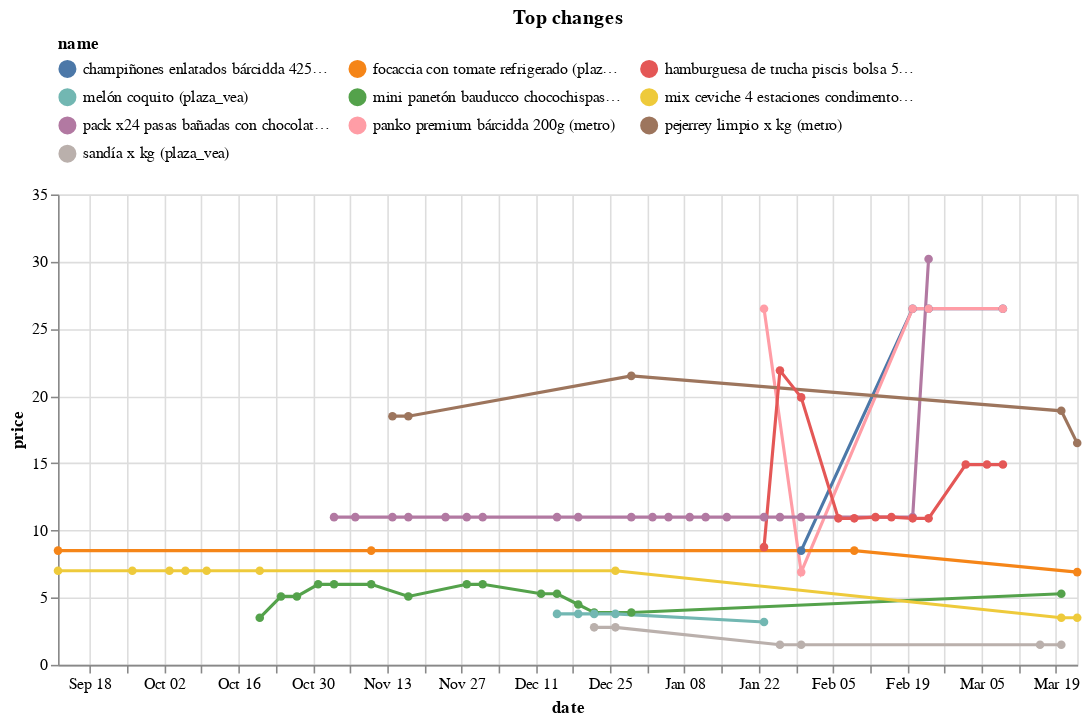

The cell this chart's notebook holds for it:
### Code cell
(top_changes
 .head(10)
 .drop('change', axis=1)
 .merge(df, on=['store','sku'])
 .pipe(alt.Chart)
 .mark_line(point=True)
 .encode(x='date', y='price', color='name', tooltip=['name','price'])
 .properties(width=650, title='Top changes')
 .configure_legend(orient='top', columns=3)
)

### Figure 1 — Vega-Lite specification as saved in the notebook (floating-point values rounded to 4 significant figures)
{"config": {"view": {"continuousWidth": 400, "continuousHeight": 300}, "legend": {"columns": 3, "orient": "top"}}, "data": {"name": "data-b4c3aaed41b79b5e8ff1bc3417ac4414"}, "mark": {"type": "line", "point": true}, "encoding": {"color": {"field": "name", "type": "nominal"}, "tooltip": [{"field": "name", "type": "nominal"}, {"field": "price", "type": "quantitative"}], "x": {"field": "date", "type": "temporal"}, "y": {"field": "price", "type": "quantitative"}}, "title": "Top changes", "width": 650, "$schema": "https://vega.github.io/schema/vega-lite/v4.17.0.json", "datasets": {"data-b4c3aaed41b79b5e8ff1bc3417ac4414": [{"store": "metro", "sku": 1017225, "brand": "Bárcidda", "uri": "https://www.metro.pe/champinones-enlatados-barcidda-425g-981118/p", "name": "champiñones enlatados bárcidda 425g (metro)", "price": 8.5, "category": "https://www.metro.pe/abarrotes/alimentos-en-conserva/vegetales-en-conserva", "date": "2023-01-30T00:00:00"}, {"store": "metro", "sku": 1017225, "brand": "Bárcidda", "uri": "https://www.metro.pe/champinones-enlatados-barcidda-425g-981118/p", "name": "champiñones enlatados bárcidda 425g (metro)", "price": 26.5, "category": "https://www.metro.pe/abarrotes/alimentos-en-conserva/vegetales-en-conserva", "date": "2023-02-23T00:00:00"}, {"store": "metro", "sku": 1017225, "brand": "Bárcidda", "uri": "https://www.metro.pe/champinones-enlatados-barcidda-425g-981118/p", "name": "champiñones enlatados bárcidda 425g (metro)", "price": 26.5, "category": "https://www.metro.pe/abarrotes/alimentos-en-conserva/vegetales-en-conserva", "date": "2023-03-09T00:00:00"}, {"store": "metro", "sku": 1017225, "brand": "Bárcidda", "uri": "https://www.metro.pe/champinones-enlatados-barcidda-425g-981118/p", "name": "champiñones enlatados bárcidda 425g (metro)", "price": 26.5, "category": "https://www.metro.pe/abarrotes/alimentos-en-conserva/vegetales-en-conserva", "date": "2023-02-20T00:00:00"}, {"store": "metro", "sku": 1017226, "brand": "Bárcidda", "uri": "https://www.metro.pe/panko-premium-barcidda-200g-981119/p", "name": "panko premium bárcidda 200g (metro)", "price": 6.9, "category": "https://www.metro.pe/abarrotes/condimentos-vinagres-y-comida-instantanea/salsas-y-bases-instantaneas", "date": "2023-01-30T00:00:00"}, {"store": "metro", "sku": 1017226, "brand": "Bárcidda", "uri": "https://www.metro.pe/panko-premium-barcidda-200g-981119/p", "name": "panko premium bárcidda 200g (metro)", "price": 26.5, "category": "https://www.metro.pe/abarrotes/condimentos-vinagres-y-comida-instantanea/salsas-y-bases-instantaneas", "date": "2023-02-23T00:00:00"}, {"store": "metro", "sku": 1017226, "brand": "Bárcidda", "uri": "https://www.metro.pe/panko-premium-barcidda-200g-981119/p", "name": "panko premium bárcidda 200g (metro)", "price": 26.5, "category": "https://www.metro.pe/abarrotes/condimentos-vinagres-y-comida-instantanea/salsas-y-bases-instantaneas", "date": "2023-01-23T00:00:00"}, {"store": "metro", "sku": 1017226, "brand": "Bárcidda", "uri": "https://www.metro.pe/panko-premium-barcidda-200g-981119/p", "name": "panko premium bárcidda 200g (metro)", "price": 26.5, "category": "https://www.metro.pe/abarrotes/condimentos-vinagres-y-comida-instantanea/salsas-y-bases-instantaneas", "date": "2023-03-09T00:00:00"}, {"store": "metro", "sku": 1017226, "brand": "Bárcidda", "uri": "https://www.metro.pe/panko-premium-barcidda-200g-981119/p", "name": "panko premium bárcidda 200g (metro)", "price": 26.5, "category": "https://www.metro.pe/abarrotes/condimentos-vinagres-y-comida-instantanea/salsas-y-bases-instantaneas", "date": "2023-02-20T00:00:00"}, {"store": "plaza_vea", "sku": 15150, "brand": "BAUDUCCO", "uri": null, "name": "mini panetón bauducco chocochispas caja 100g (plaza_vea)", "price": 5.29, "category": "https://www.plazavea.com.pe/panaderia-y-pasteleria", "date": "2022-12-15T00:00:00"}, {"store": "plaza_vea", "sku": 15150, "brand": "BAUDUCCO", "uri": null, "name": "mini panetón bauducco chocochispas caja 100g (plaza_vea)", "price": 3.89, "category": "https://www.plazavea.com.pe/panaderia-y-pasteleria", "date": "2022-12-29T00:00:00"}, {"store": "plaza_vea", "sku": 15150, "brand": "BAUDUCCO", "uri": "https://www.plazavea.com.pe/paneton-bauducco-gotas-de-chocolate-caja-100g/p", "name": "mini panetón bauducco chocochispas caja 100g (plaza_vea)", "price": 5.29, "category": "https://www.plazavea.com.pe/panaderia-y-pasteleria", "date": "2023-03-20T00:00:00"}, {"store": "plaza_vea", "sku": 15150, "brand": "BAUDUCCO", "uri": null, "name": "mini panetón bauducco chocochispas caja 100g (plaza_vea)", "price": 3.5, "category": "https://www.plazavea.com.pe/panaderia-y-pasteleria", "date": "2022-10-20T00:00:00"}, {"store": "plaza_vea", "sku": 15150, "brand": "BAUDUCCO", "uri": null, "name": "mini panetón bauducco chocochispas caja 100g (plaza_vea)", "price": 3.89, "category": "https://www.plazavea.com.pe/panaderia-y-pasteleria", "date": "2022-12-22T00:00:00"}, {"store": "plaza_vea", "sku": 15150, "brand": "BAUDUCCO", "uri": null, "name": "mini panetón bauducco chocochispas caja 100g (plaza_vea)", "price": 5.09, "category": "https://www.plazavea.com.pe/panaderia-y-pasteleria", "date": "2022-10-27T00:00:00"}, {"store": "plaza_vea", "sku": 15150, "brand": "BAUDUCCO", "uri": null, "name": "mini panetón bauducco chocochispas caja 100g (plaza_vea)", "price": 5.09, "category": "https://www.plazavea.com.pe/panaderia-y-pasteleria", "date": "2022-11-17T00:00:00"}, {"store": "plaza_vea", "sku": 15150, "brand": "BAUDUCCO", "uri": null, "name": "mini panetón bauducco chocochispas caja 100g (plaza_vea)", "price": 5.99, "category": "https://www.plazavea.com.pe/panaderia-y-pasteleria", "date": "2022-12-01T00:00:00"}, {"store": "plaza_vea", "sku": 15150, "brand": "BAUDUCCO", "uri": null, "name": "mini panetón bauducco chocochispas caja 100g (plaza_vea)", "price": 5.99, "category": "https://www.plazavea.com.pe/panaderia-y-pasteleria", "date": "2022-11-10T00:00:00"}, {"store": "plaza_vea", "sku": 15150, "brand": "BAUDUCCO", "uri": null, "name": "mini panetón bauducco chocochispas caja 100g (plaza_vea)", "price": 4.49, "category": "https://www.plazavea.com.pe/panaderia-y-pasteleria", "date": "2022-12-19T00:00:00"}, {"store": "plaza_vea", "sku": 15150, "brand": "BAUDUCCO", "uri": null, "name": "mini panetón bauducco chocochispas caja 100g (plaza_vea)", "price": 5.29, "category": "https://www.plazavea.com.pe/panaderia-y-pasteleria", "date": "2022-12-12T00:00:00"}, {"store": "plaza_vea", "sku": 15150, "brand": "BAUDUCCO", "uri": null, "name": "mini panetón bauducco chocochispas caja 100g (plaza_vea)", "price": 5.99, "category": "https://www.plazavea.com.pe/panaderia-y-pasteleria", "date": "2022-11-03T00:00:00"}, {"store": "plaza_vea", "sku": 15150, "brand": "BAUDUCCO", "uri": null, "name": "mini panetón bauducco chocochispas caja 100g (plaza_vea)", "price": 5.09, "category": "https://www.plazavea.com.pe/panaderia-y-pasteleria", "date": "2022-10-24T00:00:00"}, {"store": "plaza_vea", "sku": 15150, "brand": "BAUDUCCO", "uri": null, "name": "mini panetón bauducco chocochispas caja 100g (plaza_vea)", "price": 5.99, "category": "https://www.plazavea.com.pe/panaderia-y-pasteleria", "date": "2022-11-28T00:00:00"}, {"store": "plaza_vea", "sku": 15150, "brand": "BAUDUCCO", "uri": null, "name": "mini panetón bauducco chocochispas caja 100g (plaza_vea)", "price": 5.99, "category": "https://www.plazavea.com.pe/panaderia-y-pasteleria", "date": "2022-10-31T00:00:00"}, {"store": "plaza_vea", "sku": 1430, "brand": "4 ESTACIONES", "uri": "https://www.plazavea.com.pe/condimento-4-estaciones-mix-ceviche-frasco-80gr/p", "name": "mix ceviche 4 estaciones condimento frasco 80g (plaza_vea)", "price": 3.5, "category": "https://www.plazavea.com.pe/abarrotes", "date": "2023-03-20T00:00:00"}, {"store": "plaza_vea", "sku": 1430, "brand": "4 ESTACIONES", "uri": "https://www.plazavea.com.pe/condimento-4-estaciones-mix-ceviche-frasco-80gr/p", "name": "mix ceviche 4 estaciones condimento frasco 80g (plaza_vea)", "price": 7.0, "category": "https://www.plazavea.com.pe/abarrotes", "date": "2022-10-20T00:00:00"}, {"store": "plaza_vea", "sku": 1430, "brand": "4 ESTACIONES", "uri": "https://www.plazavea.com.pe/condimento-4-estaciones-mix-ceviche-frasco-80gr/p", "name": "mix ceviche 4 estaciones condimento frasco 80g (plaza_vea)", "price": 7.0, "category": "https://www.plazavea.com.pe/abarrotes", "date": "2022-09-12T00:00:00"}, {"store": "plaza_vea", "sku": 1430, "brand": "4 ESTACIONES", "uri": "https://www.plazavea.com.pe/condimento-4-estaciones-mix-ceviche-frasco-80gr/p", "name": "mix ceviche 4 estaciones condimento frasco 80g (plaza_vea)", "price": 7.0, "category": "https://www.plazavea.com.pe/abarrotes", "date": "2022-12-26T00:00:00"}, {"store": "plaza_vea", "sku": 1430, "brand": "4 ESTACIONES", "uri": "https://www.plazavea.com.pe/condimento-4-estaciones-mix-ceviche-frasco-80gr/p", "name": "mix ceviche 4 estaciones condimento frasco 80g (plaza_vea)", "price": 7.0, "category": "https://www.plazavea.com.pe/abarrotes", "date": "2022-10-06T00:00:00"}, {"store": "plaza_vea", "sku": 1430, "brand": "4 ESTACIONES", "uri": "https://www.plazavea.com.pe/condimento-4-estaciones-mix-ceviche-frasco-80gr/p", "name": "mix ceviche 4 estaciones condimento frasco 80g (plaza_vea)", "price": 3.5, "category": "https://www.plazavea.com.pe/abarrotes", "date": "2023-03-23T00:00:00"}, {"store": "plaza_vea", "sku": 1430, "brand": "4 ESTACIONES", "uri": "https://www.plazavea.com.pe/condimento-4-estaciones-mix-ceviche-frasco-80gr/p", "name": "mix ceviche 4 estaciones condimento frasco 80g (plaza_vea)", "price": 7.0, "category": "https://www.plazavea.com.pe/abarrotes", "date": "2022-10-10T00:00:00"}, {"store": "plaza_vea", "sku": 1430, "brand": "4 ESTACIONES", "uri": "https://www.plazavea.com.pe/condimento-4-estaciones-mix-ceviche-frasco-80gr/p", "name": "mix ceviche 4 estaciones condimento frasco 80g (plaza_vea)", "price": 7.0, "category": "https://www.plazavea.com.pe/abarrotes", "date": "2022-10-03T00:00:00"}, {"store": "plaza_vea", "sku": 1430, "brand": "4 ESTACIONES", "uri": "https://www.plazavea.com.pe/condimento-4-estaciones-mix-ceviche-frasco-80gr/p", "name": "mix ceviche 4 estaciones condimento frasco 80g (plaza_vea)", "price": 7.0, "category": "https://www.plazavea.com.pe/abarrotes", "date": "2022-09-26T00:00:00"}, {"store": "plaza_vea", "sku": 10211360, "brand": "PLAZA VEA", "uri": "https://www.plazavea.com.pe/focaccia-con-tomate-refrigerado/p", "name": "focaccia con tomate refrigerado (plaza_vea)", "price": 8.5, "category": "https://www.plazavea.com.pe/panaderia-y-pasteleria", "date": "2022-09-12T00:00:00"}, {"store": "plaza_vea", "sku": 10211360, "brand": "PLAZA VEA", "uri": "https://www.plazavea.com.pe/focaccia-con-tomate-refrigerado/p", "name": "focaccia con tomate refrigerado (plaza_vea)", "price": 8.5, "category": "https://www.plazavea.com.pe/panaderia-y-pasteleria", "date": "2023-02-09T00:00:00"}, {"store": "plaza_vea", "sku": 10211360, "brand": "PLAZA VEA", "uri": "https://www.plazavea.com.pe/focaccia-con-tomate-refrigerado/p", "name": "focaccia con tomate refrigerado (plaza_vea)", "price": 6.9, "category": "https://www.plazavea.com.pe/panaderia-y-pasteleria", "date": "2023-03-23T00:00:00"}, {"store": "plaza_vea", "sku": 10211360, "brand": "PLAZA VEA", "uri": "https://www.plazavea.com.pe/focaccia-con-tomate-refrigerado/p", "name": "focaccia con tomate refrigerado (plaza_vea)", "price": 8.5, "category": "https://www.plazavea.com.pe/panaderia-y-pasteleria", "date": "2022-11-10T00:00:00"}, {"store": "metro", "sku": 33870, "brand": "Fochis", "uri": "https://www.metro.pe/pack-x24-pasas-banadas-con-chocolate-fochis-16g-700292/p", "name": "pack x24 pasas bañadas con chocolate fochis 16g (metro)", "price": 10.99, "category": "https://www.metro.pe/abarrotes/chocolateria/chocolates-rellenos", "date": "2023-01-30T00:00:00"}, {"store": "metro", "sku": 33870, "brand": "Fochis", "uri": "https://www.metro.pe/pack-x24-pasas-banadas-con-chocolate-fochis-16g-700292/p", "name": "pack x24 pasas bañadas con chocolate fochis 16g (metro)", "price": 30.2, "category": "https://www.metro.pe/abarrotes/chocolateria/chocolates-rellenos", "date": "2023-02-23T00:00:00"}, {"store": "metro", "sku": 33870, "brand": "Fochis", "uri": "https://www.metro.pe/pack-x24-pasas-banadas-con-chocolate-fochis-16g-700292/p", "name": "pack x24 pasas bañadas con chocolate fochis 16g (metro)", "price": 10.99, "category": "https://www.metro.pe/abarrotes/chocolateria/chocolates-rellenos", "date": "2022-11-03T00:00:00"}, {"store": "metro", "sku": 33870, "brand": "Fochis", "uri": "https://www.metro.pe/pack-x24-pasas-banadas-con-chocolate-fochis-16g-700292/p", "name": "pack x24 pasas bañadas con chocolate fochis 16g (metro)", "price": 10.99, "category": "https://www.metro.pe/abarrotes/chocolateria/chocolates-rellenos", "date": "2022-11-28T00:00:00"}, {"store": "metro", "sku": 33870, "brand": "Fochis", "uri": "https://www.metro.pe/pack-x24-pasas-banadas-con-chocolate-fochis-16g-700292/p", "name": "pack x24 pasas bañadas con chocolate fochis 16g (metro)", "price": 10.99, "category": "https://www.metro.pe/abarrotes/chocolateria/chocolates-rellenos", "date": "2022-11-17T00:00:00"}, {"store": "metro", "sku": 33870, "brand": "Fochis", "uri": "https://www.metro.pe/pack-x24-pasas-banadas-con-chocolate-fochis-16g-700292/p", "name": "pack x24 pasas bañadas con chocolate fochis 16g (metro)", "price": 10.99, "category": "https://www.metro.pe/abarrotes/chocolateria/chocolates-rellenos", "date": "2023-01-26T00:00:00"}, {"store": "metro", "sku": 33870, "brand": "Fochis", "uri": "https://www.metro.pe/pack-x24-pasas-banadas-con-chocolate-fochis-16g-700292/p", "name": "pack x24 pasas bañadas con chocolate fochis 16g (metro)", "price": 10.99, "category": "https://www.metro.pe/abarrotes/chocolateria/chocolates-rellenos", "date": "2022-12-19T00:00:00"}, {"store": "metro", "sku": 33870, "brand": "Fochis", "uri": "https://www.metro.pe/pack-x24-pasas-banadas-con-chocolate-fochis-16g-700292/p", "name": "pack x24 pasas bañadas con chocolate fochis 16g (metro)", "price": 10.99, "category": "https://www.metro.pe/abarrotes/chocolateria/chocolates-rellenos", "date": "2022-11-07T00:00:00"}, {"store": "metro", "sku": 33870, "brand": "Fochis", "uri": "https://www.metro.pe/pack-x24-pasas-banadas-con-chocolate-fochis-16g-700292/p", "name": "pack x24 pasas bañadas con chocolate fochis 16g (metro)", "price": 10.99, "category": "https://www.metro.pe/abarrotes/chocolateria/chocolates-rellenos", "date": "2022-12-29T00:00:00"}, {"store": "metro", "sku": 33870, "brand": "Fochis", "uri": "https://www.metro.pe/pack-x24-pasas-banadas-con-chocolate-fochis-16g-700292/p", "name": "pack x24 pasas bañadas con chocolate fochis 16g (metro)", "price": 10.99, "category": "https://www.metro.pe/abarrotes/chocolateria/chocolates-rellenos", "date": "2022-11-24T00:00:00"}, {"store": "metro", "sku": 33870, "brand": "Fochis", "uri": "https://www.metro.pe/pack-x24-pasas-banadas-con-chocolate-fochis-16g-700292/p", "name": "pack x24 pasas bañadas con chocolate fochis 16g (metro)", "price": 10.99, "category": "https://www.metro.pe/abarrotes/chocolateria/chocolates-rellenos", "date": "2023-01-12T00:00:00"}, {"store": "metro", "sku": 33870, "brand": "Fochis", "uri": "https://www.metro.pe/pack-x24-pasas-banadas-con-chocolate-fochis-16g-700292/p", "name": "pack x24 pasas bañadas con chocolate fochis 16g (metro)", "price": 10.99, "category": "https://www.metro.pe/abarrotes/chocolateria/chocolates-rellenos", "date": "2023-01-23T00:00:00"}, {"store": "metro", "sku": 33870, "brand": "Fochis", "uri": "https://www.metro.pe/pack-x24-pasas-banadas-con-chocolate-fochis-16g-700292/p", "name": "pack x24 pasas bañadas con chocolate fochis 16g (metro)", "price": 10.99, "category": "https://www.metro.pe/abarrotes/chocolateria/chocolates-rellenos", "date": "2022-11-14T00:00:00"}, {"store": "metro", "sku": 33870, "brand": "Fochis", "uri": "https://www.metro.pe/pack-x24-pasas-banadas-con-chocolate-fochis-16g-700292/p", "name": "pack x24 pasas bañadas con chocolate fochis 16g (metro)", "price": 10.99, "category": "https://www.metro.pe/abarrotes/chocolateria/chocolates-rellenos", "date": "2023-01-16T00:00:00"}, {"store": "metro", "sku": 33870, "brand": "Fochis", "uri": "https://www.metro.pe/pack-x24-pasas-banadas-con-chocolate-fochis-16g-700292/p", "name": "pack x24 pasas bañadas con chocolate fochis 16g (metro)", "price": 10.99, "category": "https://www.metro.pe/abarrotes/chocolateria/chocolates-rellenos", "date": "2023-01-09T00:00:00"}, {"store": "metro", "sku": 33870, "brand": "Fochis", "uri": "https://www.metro.pe/pack-x24-pasas-banadas-con-chocolate-fochis-16g-700292/p", "name": "pack x24 pasas bañadas con chocolate fochis 16g (metro)", "price": 10.99, "category": "https://www.metro.pe/abarrotes/chocolateria/chocolates-rellenos", "date": "2023-01-02T00:00:00"}, {"store": "metro", "sku": 33870, "brand": "Fochis", "uri": "https://www.metro.pe/pack-x24-pasas-banadas-con-chocolate-fochis-16g-700292/p", "name": "pack x24 pasas bañadas con chocolate fochis 16g (metro)", "price": 10.99, "category": "https://www.metro.pe/abarrotes/chocolateria/chocolates-rellenos", "date": "2022-12-15T00:00:00"}, {"store": "metro", "sku": 33870, "brand": "Fochis", "uri": "https://www.metro.pe/pack-x24-pasas-banadas-con-chocolate-fochis-16g-700292/p", "name": "pack x24 pasas bañadas con chocolate fochis 16g (metro)", "price": 10.99, "category": "https://www.metro.pe/abarrotes/chocolateria/chocolates-rellenos", "date": "2023-01-05T00:00:00"}, {"store": "metro", "sku": 33870, "brand": "Fochis", "uri": "https://www.metro.pe/pack-x24-pasas-banadas-con-chocolate-fochis-16g-700292/p", "name": "pack x24 pasas bañadas con chocolate fochis 16g (metro)", "price": 10.99, "category": "https://www.metro.pe/abarrotes/chocolateria/chocolates-rellenos", "date": "2023-02-20T00:00:00"}, {"store": "metro", "sku": 33870, "brand": "Fochis", "uri": "https://www.metro.pe/pack-x24-pasas-banadas-con-chocolate-fochis-16g-700292/p", "name": "pack x24 pasas bañadas con chocolate fochis 16g (metro)", "price": 10.99, "category": "https://www.metro.pe/abarrotes/chocolateria/chocolates-rellenos", "date": "2022-12-01T00:00:00"}, {"store": "plaza_vea", "sku": 40166, "brand": "PLAZA VEA", "uri": "https://www.plazavea.com.pe/melon-coquito-pro/p", "name": "melón coquito (plaza_vea)", "price": 3.19, "category": "https://www.plazavea.com.pe/frutas-y-verduras", "date": "2023-01-23T00:00:00"}, {"store": "plaza_vea", "sku": 40166, "brand": "PLAZA VEA", "uri": "https://www.plazavea.com.pe/melon-coquito-pro/p", "name": "melón coquito (plaza_vea)", "price": 3.79, "category": "https://www.plazavea.com.pe/frutas-y-verduras", "date": "2022-12-15T00:00:00"}, {"store": "plaza_vea", "sku": 40166, "brand": "PLAZA VEA", "uri": "https://www.plazavea.com.pe/melon-coquito-pro/p", "name": "melón coquito (plaza_vea)", "price": 3.79, "category": "https://www.plazavea.com.pe/frutas-y-verduras", "date": "2022-12-22T00:00:00"}, {"store": "plaza_vea", "sku": 40166, "brand": "PLAZA VEA", "uri": "https://www.plazavea.com.pe/melon-coquito-pro/p", "name": "melón coquito (plaza_vea)", "price": 3.79, "category": "https://www.plazavea.com.pe/frutas-y-verduras", "date": "2022-12-26T00:00:00"}, {"store": "plaza_vea", "sku": 40166, "brand": "PLAZA VEA", "uri": "https://www.plazavea.com.pe/melon-coquito-pro/p", "name": "melón coquito (plaza_vea)", "price": 3.79, "category": "https://www.plazavea.com.pe/frutas-y-verduras", "date": "2022-12-19T00:00:00"}, {"store": "metro", "sku": 4145, "brand": ".", "uri": "https://www.metro.pe/pejerrey-limpio-x-kg-5844/p", "name": "pejerrey limpio x kg (metro)", "price": 18.5, "category": "https://www.metro.pe/carnes-aves-y-pescados/pescados-y-mariscos/pescados-frescos", "date": "2022-11-17T00:00:00"}, {"store": "metro", "sku": 4145, "brand": ".", "uri": "https://www.metro.pe/pejerrey-limpio-x-kg-5844/p", "name": "pejerrey limpio x kg (metro)", "price": 21.5, "category": "https://www.metro.pe/carnes-aves-y-pescados/pescados-y-mariscos/pescados-frescos", "date": "2022-12-29T00:00:00"}, {"store": "metro", "sku": 4145, "brand": "Genérico", "uri": "https://www.metro.pe/pejerrey-limpio-x-kg-5844/p", "name": "pejerrey limpio x kg (metro)", "price": 18.9, "category": "https://www.metro.pe/carnes-aves-y-pescados/pescados-y-mariscos/pescados-frescos", "date": "2023-03-20T00:00:00"}, {"store": "metro", "sku": 4145, "brand": ".", "uri": "https://www.metro.pe/pejerrey-limpio-x-kg-5844/p", "name": "pejerrey limpio x kg (metro)", "price": 18.5, "category": "https://www.metro.pe/carnes-aves-y-pescados/pescados-y-mariscos/pescados-frescos", "date": "2022-11-14T00:00:00"}, {"store": "metro", "sku": 4145, "brand": "Genérico", "uri": "https://www.metro.pe/pejerrey-limpio-x-kg-5844/p", "name": "pejerrey limpio x kg (metro)", "price": 16.5, "category": "https://www.metro.pe/carnes-aves-y-pescados/pescados-y-mariscos/pescados-frescos", "date": "2023-03-23T00:00:00"}, {"store": "plaza_vea", "sku": 13447, "brand": "PISCIS", "uri": "https://www.plazavea.com.pe/hamburguesa-de-trucha-piscis-bolsa-500g/p", "name": "hamburguesa de trucha piscis bolsa 500g (plaza_vea)", "price": 8.76, "category": "https://www.plazavea.com.pe/congelados", "date": "2023-01-23T00:00:00"}, {"store": "plaza_vea", "sku": 13447, "brand": "PISCIS", "uri": "https://www.plazavea.com.pe/hamburguesa-de-trucha-piscis-bolsa-500g/p", "name": "hamburguesa de trucha piscis bolsa 500g (plaza_vea)", "price": 10.9, "category": "https://www.plazavea.com.pe/congelados", "date": "2023-02-23T00:00:00"}, {"store": "plaza_vea", "sku": 13447, "brand": "PISCIS", "uri": "https://www.plazavea.com.pe/hamburguesa-de-trucha-piscis-bolsa-500g/p", "name": "hamburguesa de trucha piscis bolsa 500g (plaza_vea)", "price": 10.99, "category": "https://www.plazavea.com.pe/congelados", "date": "2023-02-13T00:00:00"}, {"store": "plaza_vea", "sku": 13447, "brand": "PISCIS", "uri": "https://www.plazavea.com.pe/hamburguesa-de-trucha-piscis-bolsa-500g/p", "name": "hamburguesa de trucha piscis bolsa 500g (plaza_vea)", "price": 10.99, "category": "https://www.plazavea.com.pe/congelados", "date": "2023-02-16T00:00:00"}, {"store": "plaza_vea", "sku": 13447, "brand": "PISCIS", "uri": "https://www.plazavea.com.pe/hamburguesa-de-trucha-piscis-bolsa-500g/p", "name": "hamburguesa de trucha piscis bolsa 500g (plaza_vea)", "price": 19.9, "category": "https://www.plazavea.com.pe/congelados", "date": "2023-01-30T00:00:00"}, {"store": "plaza_vea", "sku": 13447, "brand": "PISCIS", "uri": "https://www.plazavea.com.pe/hamburguesa-de-trucha-piscis-bolsa-500g/p", "name": "hamburguesa de trucha piscis bolsa 500g (plaza_vea)", "price": 10.9, "category": "https://www.plazavea.com.pe/congelados", "date": "2023-02-20T00:00:00"}, {"store": "plaza_vea", "sku": 13447, "brand": "PISCIS", "uri": "https://www.plazavea.com.pe/hamburguesa-de-trucha-piscis-bolsa-500g/p", "name": "hamburguesa de trucha piscis bolsa 500g (plaza_vea)", "price": 10.9, "category": "https://www.plazavea.com.pe/congelados", "date": "2023-02-09T00:00:00"}, {"store": "plaza_vea", "sku": 13447, "brand": "PISCIS", "uri": "https://www.plazavea.com.pe/hamburguesa-de-trucha-piscis-bolsa-500g/p", "name": "hamburguesa de trucha piscis bolsa 500g (plaza_vea)", "price": 14.9, "category": "https://www.plazavea.com.pe/congelados", "date": "2023-03-06T00:00:00"}, {"store": "plaza_vea", "sku": 13447, "brand": "PISCIS", "uri": "https://www.plazavea.com.pe/hamburguesa-de-trucha-piscis-bolsa-500g/p", "name": "hamburguesa de trucha piscis bolsa 500g (plaza_vea)", "price": 14.9, "category": "https://www.plazavea.com.pe/congelados", "date": "2023-03-02T00:00:00"}, {"store": "plaza_vea", "sku": 13447, "brand": "PISCIS", "uri": "https://www.plazavea.com.pe/hamburguesa-de-trucha-piscis-bolsa-500g/p", "name": "hamburguesa de trucha piscis bolsa 500g (plaza_vea)", "price": 10.9, "category": "https://www.plazavea.com.pe/congelados", "date": "2023-02-06T00:00:00"}, {"store": "plaza_vea", "sku": 13447, "brand": "PISCIS", "uri": "https://www.plazavea.com.pe/hamburguesa-de-trucha-piscis-bolsa-500g/p", "name": "hamburguesa de trucha piscis bolsa 500g (plaza_vea)", "price": 14.9, "category": "https://www.plazavea.com.pe/congelados", "date": "2023-03-09T00:00:00"}, {"store": "plaza_vea", "sku": 13447, "brand": "PISCIS", "uri": "https://www.plazavea.com.pe/hamburguesa-de-trucha-piscis-bolsa-500g/p", "name": "hamburguesa de trucha piscis bolsa 500g (plaza_vea)", "price": 21.9, "category": "https://www.plazavea.com.pe/congelados", "date": "2023-01-26T00:00:00"}, {"store": "plaza_vea", "sku": 45992, "brand": "PLAZA VEA", "uri": "https://www.plazavea.com.pe/sandia-xkg/p", "name": "sandía x kg (plaza_vea)", "price": 1.49, "category": "https://www.plazavea.com.pe/frutas-y-verduras", "date": "2023-03-20T00:00:00"}, {"store": "plaza_vea", "sku": 45992, "brand": "PLAZA VEA", "uri": "https://www.plazavea.com.pe/sandia-xkg/p", "name": "sandía x kg (plaza_vea)", "price": 1.49, "category": "https://www.plazavea.com.pe/frutas-y-verduras", "date": "2023-01-30T00:00:00"}, {"store": "plaza_vea", "sku": 45992, "brand": "PLAZA VEA", "uri": "https://www.plazavea.com.pe/sandia-xkg/p", "name": "sandía x kg (plaza_vea)", "price": 2.79, "category": "https://www.plazavea.com.pe/frutas-y-verduras", "date": "2022-12-22T00:00:00"}, {"store": "plaza_vea", "sku": 45992, "brand": "PLAZA VEA", "uri": "https://www.plazavea.com.pe/sandia-xkg/p", "name": "sandía x kg (plaza_vea)", "price": 2.79, "category": "https://www.plazavea.com.pe/frutas-y-verduras", "date": "2022-12-26T00:00:00"}, {"store": "plaza_vea", "sku": 45992, "brand": "PLAZA VEA", "uri": "https://www.plazavea.com.pe/sandia-xkg/p", "name": "sandía x kg (plaza_vea)", "price": 1.49, "category": "https://www.plazavea.com.pe/frutas-y-verduras", "date": "2023-01-26T00:00:00"}, {"store": "plaza_vea", "sku": 45992, "brand": "PLAZA VEA", "uri": "https://www.plazavea.com.pe/sandia-xkg/p", "name": "sandía x kg (plaza_vea)", "price": 1.49, "category": "https://www.plazavea.com.pe/frutas-y-verduras", "date": "2023-03-16T00:00:00"}]}}
